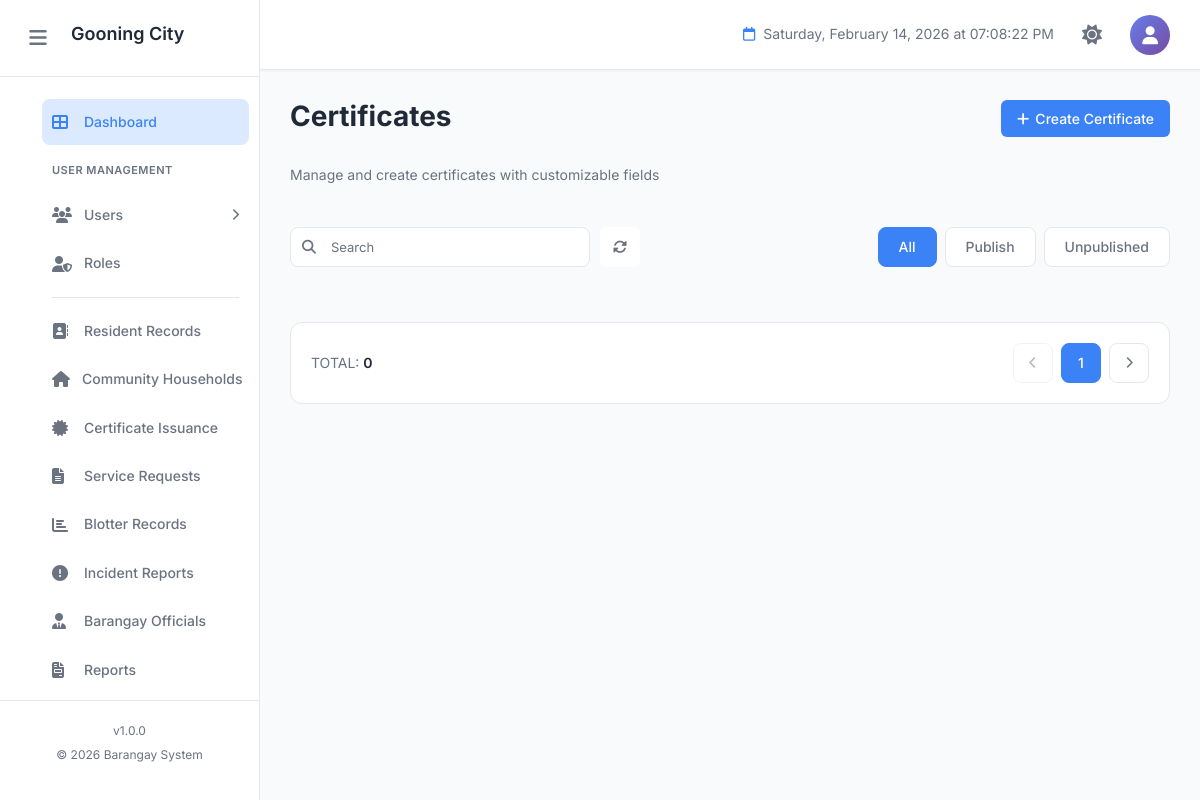
/certificates.php, run on an earlier commit of the app's database.
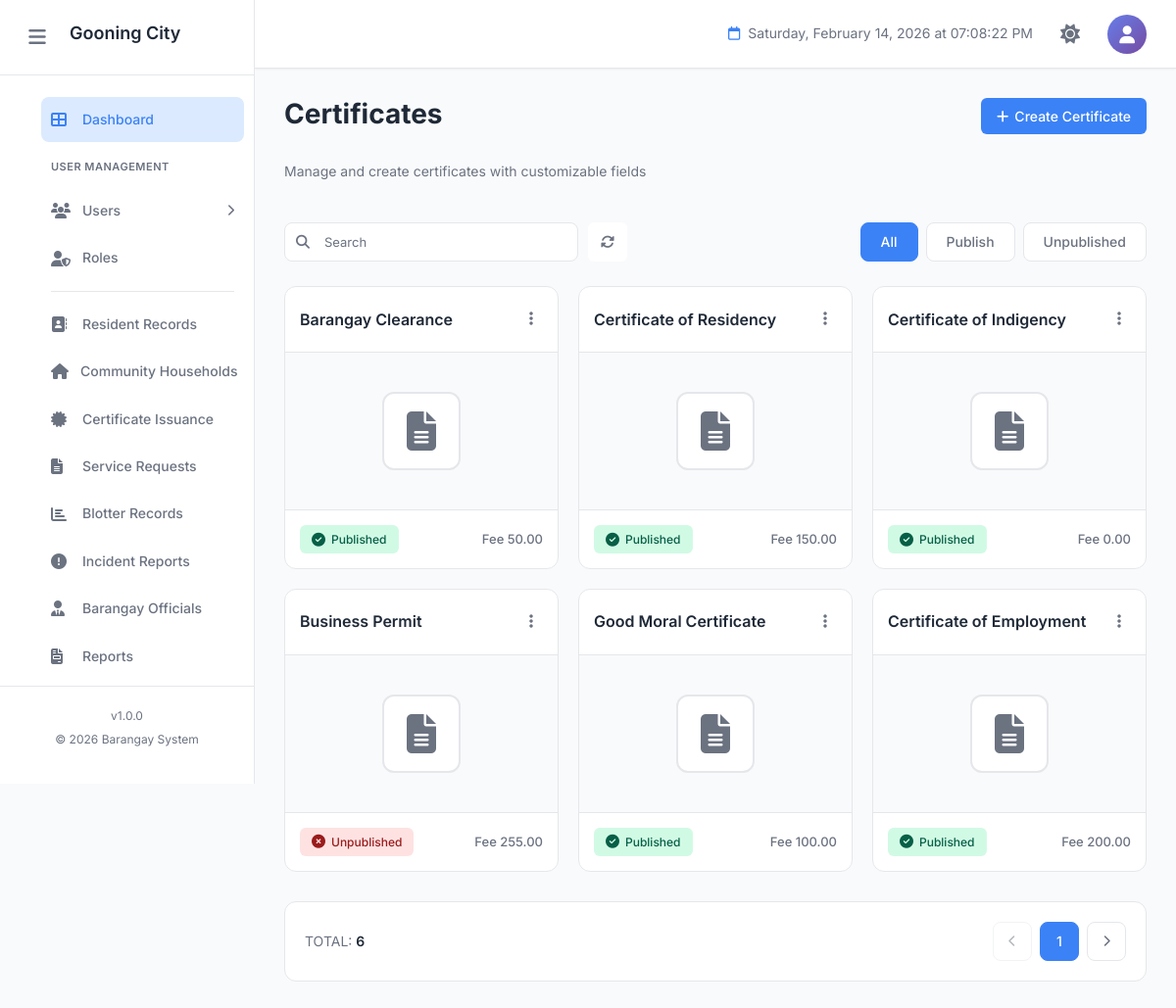
And on a later commit of the database.
### tables this page shows
CREATE TABLE `certificates` (
  `id` int(11) NOT NULL,
  `title` varchar(255) NOT NULL COMMENT 'Certificate title/name',
  `description` text DEFAULT NULL COMMENT 'Certificate description',
  `fee` decimal(10,2) DEFAULT 0.00 COMMENT 'Certificate fee amount',
  `status` enum('Published','Unpublished') DEFAULT 'Unpublished' COMMENT 'Publication status',
  `template_content` text DEFAULT NULL COMMENT 'Certificate template HTML/content',
  `fields` text DEFAULT NULL COMMENT 'JSON of customizable fields',
  `created_at` timestamp NOT NULL DEFAULT current_timestamp(),
  `updated_at` timestamp NOT NULL DEFAULT current_timestamp() ON UPDATE current_timestamp(),
  `created_by` int(11) DEFAULT NULL COMMENT 'User ID who created',
  `updated_by` int(11) DEFAULT NULL COMMENT 'User ID who last updated'
);

### certificates.php (the view, shortened to what this page needs)
<?php
$pageTitle = 'Certificates';
try {
    $pdo = new PDO(
        "mysql:host=" . DB_HOST . ";dbname=" . DB_NAME . ";charset=utf8mb4",
        DB_USER,
        DB_PASS,
        [
            PDO::ATTR_ERRMODE => PDO::ERRMODE_EXCEPTION,
            PDO::ATTR_DEFAULT_FETCH_MODE => PDO::FETCH_ASSOC,
            PDO::ATTR_EMULATE_PREPARES => false
        ]
    );
} catch (PDOException $e) {
    die("Database connection failed: " . $e->getMessage());
}
$certificates = [];
$totalCertificates = 0;
try {
    $countStmt = $pdo->query("SELECT COUNT(*) as total FROM certificates");
    $totalCertificates = $countStmt->fetch()['total'];
    $stmt = $pdo->prepare("
        SELECT
            id,
            title,
            description,
            fee,
            status,
            created_at,
            updated_at
        FROM certificates
        ORDER BY created_at DESC
    ");
    $stmt->execute();
    $certificates = $stmt->fetchAll();
} catch (PDOException $e) {
    error_log("Error fetching certificates: " . $e->getMessage());
    $certificates = [];
}
?>
<!DOCTYPE html>
<html lang="en">
<head>
    <link rel="stylesheet" href="bootstrap/css/bootstrap.min.css">
    <link rel="stylesheet" href="https://cdnjs.cloudflare.com/ajax/libs/font-awesome/6.4.0/css/all.min.css">
    <link rel="stylesheet" href="css/style.css">
    <link rel="stylesheet" href="css/certificates.css">
</head>
<body>
    <?php include 'components/sidebar.php'; ?>
    <main class="main-content">
        <?php include 'components/header.php'; ?>
        <div class="dashboard-content">
            <div class="page-header-section">
                <div>
                    <h1 class="page-title"><?php echo $pageTitle; ?></h1>
                    <p class="page-subtitle">Manage and create certificates with customizable fields</p>
                </div>
                <button class="btn btn-primary" id="createCertificateBtn">
                    <i class="fas fa-plus"></i>
                    Create Certificate
                </button>
            </div>
            <div class="search-actions-bar">
                <div class="search-box">
                    <input type="text" placeholder="Search" id="searchInput">
                </div>
                <button class="btn btn-icon" id="refreshBtn" title="Refresh">
                    <i class="fas fa-sync-alt"></i>
                </button>
                <div class="filter-tabs">
                    <button class="tab-btn active" data-filter="all">All</button>
                    <button class="tab-btn" data-filter="published">Publish</button>
                    <button class="tab-btn" data-filter="unpublished">Unpublished</button>
                </div>
            </div>
            <div class="certificates-grid" id="certificatesGrid">
                <?php if (empty($certificates)): ?>
                    <div class="empty-state">
                        <i class="fas fa-certificate"></i>
                        <p>No certificates found</p>
                        <p class="empty-subtitle">Start by creating a new certificate</p>
                    </div>
                <?php else: ?>
                    <?php foreach ($certificates as $certificate):
                        $statusClass = strtolower($certificate['status']);
                        $statusIcon = ($certificate['status'] === 'Published') ? 'fa-check-circle' : 'fa-times-circle';
                    ?>
                    <div class="certificate-card certificate-card-clickable" data-status="<?php echo htmlspecialchars($statusClass); ?>" data-id="<?php echo htmlspecialchars($certificate['id']); ?>">
                        <div class="card-header">
                            <h3 class="card-title"><?php echo htmlspecialchars($certificate['title']); ?></h3>
                            <button class="btn-menu" data-id="<?php echo htmlspecialchars($certificate['id']); ?>">
                                <i class="fas fa-ellipsis-v"></i>
                            </button>
                        </div>
                        <div class="card-body">
                            <div class="certificate-icon">
                                <i class="fas fa-file-alt"></i>
                            </div>
                        </div>
                        <div class="card-footer">
                            <span class="status-badge status-<?php echo htmlspecialchars($statusClass); ?>">
                                <i class="fas <?php echo htmlspecialchars($statusIcon); ?>"></i>
                                <?php echo htmlspecialchars($certificate['status']); ?>
                            </span>
                            <span class="fee-amount">Fee <?php echo number_format($certificate['fee'], 2); ?></span>
                        </div>
                    </div>
                    <?php endforeach; ?>
                <?php endif; ?>
            </div>
            <div class="pagination-container">
                <div class="pagination-info">
                    <span>TOTAL: <strong><?php echo number_format($totalCertificates); ?></strong></span>
                </div>
                <div class="pagination">
                    <button class="page-btn" disabled>
                        <i class="fas fa-chevron-left"></i>
                    </button>
                    <button class="page-btn active">1</button>
                    <button class="page-btn">
                        <i class="fas fa-chevron-right"></i>
                    </button>
                </div>
            </div>
        </div>
    </main>
</body>
</html>

### components/sidebar.php (shortened to what this page needs)
<aside class="sidebar" id="sidebar">
    <div class="sidebar-header">
        <button class="menu-toggle" id="menuToggle">
            <i class="fas fa-bars"></i>
        </button>
        <h2 class="sidebar-title">Gooning City</h2>
    </div>
    <nav class="sidebar-nav">
        <ul class="nav-list">
            <li class="nav-item active">
                <a href="index.php" class="nav-link">
                    <i class="fas fa-th-large"></i>
                    <span>Dashboard</span>
                </a>
            </li>
            <li class="nav-section-title">User Management</li>
            <li class="nav-item has-submenu">
                <a href="users.php" class="nav-link">
                    <i class="fas fa-users"></i>
                    <span>Users</span>
                    <i class="fas fa-chevron-right nav-arrow"></i>
                </a>
            </li>
            <li class="nav-item">
                <a href="roles.php" class="nav-link">
                    <i class="fas fa-user-shield"></i>
                    <span>Roles</span>
                </a>
            </li>
            <li class="nav-divider"></li>
            <li class="nav-item">
                <a href="residents.php" class="nav-link">
                    <i class="fas fa-address-book"></i>
                    <span>Resident Records</span>
                </a>
            </li>
            <li class="nav-item">
                <a href="households.php" class="nav-link">
                    <i class="fas fa-home"></i>
                    <span>Community Households</span>
                </a>
            </li>
            <li class="nav-item">
                <a href="certificates.php" class="nav-link">
                    <i class="fas fa-certificate"></i>
                    <span>Certificate Issuance</span>
                </a>
            </li>
            <li class="nav-item">
                <a href="requests.php" class="nav-link">
                    <i class="fas fa-file-alt"></i>
                    <span>Service Requests</span>
                </a>
            </li>
            <li class="nav-item">
                <a href="blotter.php" class="nav-link">
                    <i class="fas fa-chart-bar"></i>
                    <span>Blotter Records</span>
                </a>
            </li>
            <li class="nav-item">
                <a href="incidents.php" class="nav-link">
                    <i class="fas fa-exclamation-circle"></i>
                    <span>Incident Reports</span>
                </a>
            </li>
            <li class="nav-item">
                <a href="officials.php" class="nav-link">
                    <i class="fas fa-user-tie"></i>
                    <span>Barangay Officials</span>
                </a>
            </li>
            <li class="nav-item">
                <a href="reports.php" class="nav-link">
                    <i class="fas fa-file-invoice"></i>
                    <span>Reports</span>
                </a>
            </li>
            <?php
            $current_page = basename($_SERVER['PHP_SELF']);
            $settings_pages = ['activity-logs.php', 'archive.php', 'backup.php', 'barangay-info.php'];
            $is_settings_active = in_array($current_page, $settings_pages);
            ?>
            <li class="nav-item has-submenu <?php echo $is_settings_active ? 'open' : ''; ?>">
                <a href="#" class="nav-link">
                </a>
            </li>
        </ul>
    </nav>
    <div class="sidebar-footer">
        <p class="version">v<?php echo SITE_VERSION; ?></p>
        <p class="copyright">© <?php echo SITE_YEAR; ?> Barangay System</p>
    </div>
</aside>

### components/header.php (shortened to what this page needs)
<header class="header">
    <div class="header-right">
        <div class="datetime">
            <i class="far fa-calendar"></i>
            <span id="currentDateTime"></span>
        </div>
        <button class="theme-toggle" id="themeToggle">
            <i class="fas fa-sun"></i>
        </button>
        <div class="user-profile" id="userProfileDropdown" style="cursor: pointer; position: relative; display: flex; align-items: center;">
            <div class="user-avatar">
                <i class="fas fa-user"></i>
            </div>
        </div>
    </div>
</header>

### css/certificates.css (style rules this page uses)
.page-header-section { display: flex; justify-content: space-between; align-items: flex-start; margin-bottom: 25px; }
.page-subtitle { font-size: 14px; color: var(--text-secondary); margin-top: 5px; }
.search-actions-bar { display: flex; align-items: center; gap: 10px; margin-bottom: 25px; }
.search-actions-bar .search-box { width: 300px; }
.search-actions-bar .search-box input { height: 40px; font-size: 13px; }
.search-actions-bar .filter-tabs { display: flex; gap: 8px; margin-left: auto; }
.filter-tabs .tab-btn { padding: 8px 20px; border: 1px solid var(--border-color); background-color: var(--bg-secondary); color: var(--text-secondary); border-radius: 8px; font-size: 14px; font-weight: 500; cursor: pointer; transition: var(--transition); }
.filter-tabs .tab-btn.active { background-color: var(--primary-color); color: white; border-color: var(--primary-color); }
.certificates-grid { display: grid; grid-template-columns: repeat(auto-fill, minmax(280px, 1fr)); gap: 20px; margin-bottom: 30px; }
.certificate-card { background-color: var(--bg-secondary); border: 1px solid var(--border-color); border-radius: 12px; overflow: hidden; transition: var(--transition); display: flex; flex-direction: column; }
.certificate-card-clickable { cursor: pointer; }
.certificate-card .card-header { padding: 15px; border-bottom: 1px solid var(--border-color); display: flex; justify-content: space-between; align-items: center; }
.certificate-card .card-title { font-size: 16px; font-weight: 600; color: var(--text-primary); margin: 0; flex: 1; overflow: hidden; text-overflow: ellipsis; white-space: nowrap; }
.certificate-card .btn-menu { background: none; border: none; color: var(--text-secondary); cursor: pointer; padding: 5px 10px; border-radius: 6px; transition: var(--transition); font-size: 16px; }
.certificate-card .card-body { padding: 40px 20px; display: flex; align-items: center; justify-content: center; background-color: var(--bg-primary); flex: 1; }
.certificate-card .certificate-icon { width: 80px; height: 80px; display: flex; align-items: center; justify-content: center; background-color: var(--bg-secondary); border-radius: 12px; border: 2px solid var(--border-color); }
.certificate-card .certificate-icon i { font-size: 40px; color: var(--text-secondary); }
.certificate-card .card-footer { padding: 15px; border-top: 1px solid var(--border-color); display: flex; justify-content: space-between; align-items: center; }
.status-badge { display: inline-flex; align-items: center; gap: 6px; padding: 5px 12px; border-radius: 6px; font-size: 12px; font-weight: 500; }
.status-badge i { font-size: 14px; }
.status-badge.status-published { background-color: #d1fae5; color: #065f46; }
.status-badge.status-unpublished { background-color: #fee2e2; color: #991b1b; }
.fee-amount { font-size: 13px; color: var(--text-secondary); font-weight: 500; }
.pagination-container { display: flex; justify-content: space-between; align-items: center; padding: 20px; background-color: var(--bg-secondary); border-radius: 12px; border: 1px solid var(--border-color); margin-top: 20px; }
.pagination-info { font-size: 14px; color: var(--text-secondary); }
.pagination-info strong { color: var(--text-primary); font-weight: 600; }
.pagination { display: flex; gap: 8px; align-items: center; }
.page-btn { min-width: 40px; height: 40px; display: flex; align-items: center; justify-content: center; border: 1px solid var(--border-color); background-color: var(--bg-secondary); color: var(--text-secondary); border-radius: 8px; cursor: pointer; transition: var(--transition); font-size: 14px; font-weight: 500; padding: 0 12px; }
.page-btn.active { background-color: var(--primary-color); color: white; border-color: var(--primary-color); }
.page-btn:disabled { opacity: 0.5; cursor: not-allowed; }
.page-btn i { font-size: 12px; }
@media (max-width: 1200px) { .certificates-grid { grid-template-columns: repeat(auto-fill, minmax(250px, 1fr)); } }
.certificate-card { animation: fadeInUp 0.3s ease-out; }
.certificate-card:nth-child(1) { animation-delay: 0.05s; }
.certificate-card:nth-child(2) { animation-delay: 0.1s; }
.certificate-card:nth-child(3) { animation-delay: 0.15s; }
.certificate-card:nth-child(4) { animation-delay: 0.2s; }
.certificate-card:nth-child(5) { animation-delay: 0.25s; }
.certificate-card:nth-child(6) { animation-delay: 0.3s; }

What changed in the data, as far as the page shows it:
added certificates: title "Barangay Clearance", status "Published", fee "50.00"
added certificates: title "Certificate of Residency", status "Published", fee "150.00"
added certificates: title "Certificate of Indigency", status "Published", fee "0.00"
added certificates: title "Business Permit", status "Unpublished", fee "255.00"
added certificates: title "Good Moral Certificate", status "Published", fee "100.00"
added certificates: title "Certificate of Employment", status "Published", fee "200.00"
Also different on the page:
$totalCertificates: "0" → "6"
